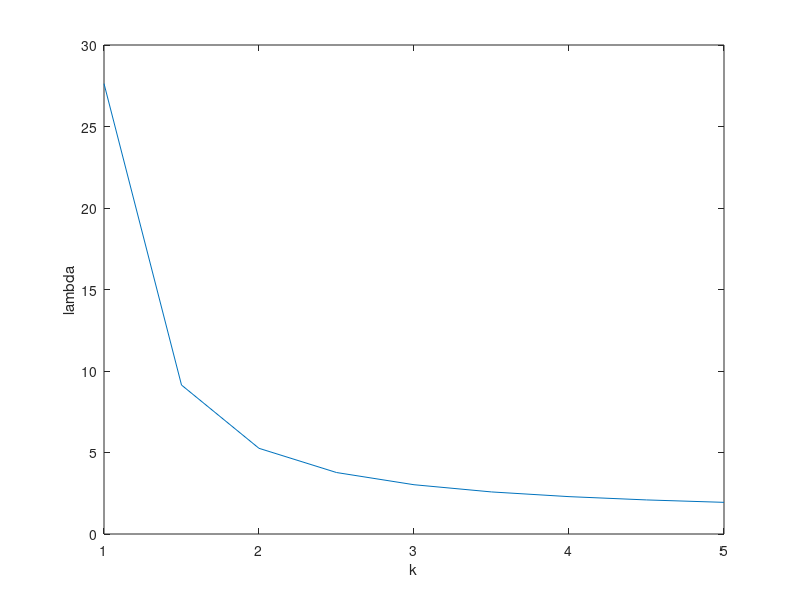

This chart was generated by the following MATLAB code: (Note: this script raises an error after producing the figure.)
%% Nonparametric
clear

nbins = 6; % how many dispersal bins to use (2<=nbins)
ndiv = 6; % increments by which to shift when generating kernels

bars = nchoosek(1:(nbins+ndiv-1),(nbins-1)); % locations of bars in "bars and stars" proof
bars = [zeros(length(bars),1) bars (nbins+ndiv)*ones(length(bars),1)];

kernels = ones(length(bars),nbins);

for j=1:length(bars)
    for i=1:nbins
        kernels(j,i) = bars(j,i+1)-bars(j,i)-1;
    end
end

kernels = (1/ndiv)*kernels;

%% Weibull

clear

nbins = 6; % how many dispersal bins to use (2<=nbins)

% values of lambda and k s.t. cdf at x=6 is greater than 0.99
ks = 1:0.5:5;
lambdas = (-6*log(0.01)).^(1./ks);
plot(ks,lambdas)
xlabel('k')
ylabel('lambda')


lambda = 5;
k = 1.5;
plot(0:0.1:10,fn_weibull_pdf(0:0.1:10,lambda,k))
fn_weibull_cdf(60,lambda,k)


hold on
plot(0:0.1:2.5,fn_weibull_pdf(0:0.1:2.5,1,1.5))
plot(0:0.1:2.5,fn_weibull_pdf(0:0.1:2.5,2,1.5))
hold off

a = Weibull(1:6,lambda,k);